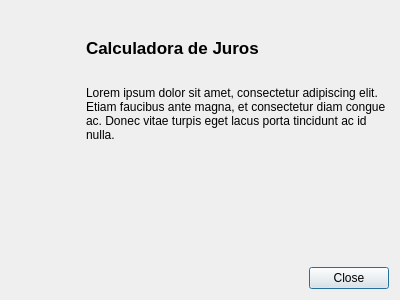
<?xml version="1.0" encoding="UTF-8"?>
<ui version="4.0">
 <class>AboutDialog</class>
 <widget class="QDialog" name="AboutDialog">
  <property name="geometry">
   <rect>
    <x>0</x>
    <y>0</y>
    <width>400</width>
    <height>300</height>
   </rect>
  </property>
  <property name="minimumSize">
   <size>
    <width>400</width>
    <height>300</height>
   </size>
  </property>
  <property name="maximumSize">
   <size>
    <width>400</width>
    <height>300</height>
   </size>
  </property>
  <property name="windowTitle">
   <string>Sobre</string>
  </property>
  <property name="modal">
   <bool>false</bool>
  </property>
  <layout class="QGridLayout" name="gridLayout_3">
   <item row="1" column="0">
    <widget class="QDialogButtonBox" name="buttonBox">
     <property name="orientation">
      <enum>Qt::Horizontal</enum>
     </property>
     <property name="standardButtons">
      <set>QDialogButtonBox::Close</set>
     </property>
    </widget>
   </item>
   <item row="0" column="0">
    <layout class="QGridLayout" name="gridLayout_2" rowstretch="1,0">
     <property name="leftMargin">
      <number>5</number>
     </property>
     <property name="topMargin">
      <number>5</number>
     </property>
     <item row="1" column="2">
      <widget class="QLabel" name="descricaoLabel_2">
       <property name="text">
        <string>Lorem ipsum dolor sit amet, consectetur adipiscing elit. Etiam faucibus ante magna, et consectetur diam congue ac. Donec vitae turpis eget lacus porta tincidunt ac id nulla.</string>
       </property>
       <property name="alignment">
        <set>Qt::AlignLeading|Qt::AlignLeft|Qt::AlignTop</set>
       </property>
       <property name="wordWrap">
        <bool>true</bool>
       </property>
      </widget>
     </item>
     <item row="0" column="1">
      <widget class="QLabel" name="iconeLabel_2">
       <property name="maximumSize">
        <size>
         <width>64</width>
         <height>64</height>
        </size>
       </property>
       <property name="text">
        <string/>
       </property>
       <property name="pixmap">
        <pixmap resource="resources.qrc">:/img/logo.png</pixmap>
       </property>
       <property name="scaledContents">
        <bool>true</bool>
       </property>
       <property name="alignment">
        <set>Qt::AlignLeading|Qt::AlignLeft|Qt::AlignTop</set>
       </property>
      </widget>
     </item>
     <item row="0" column="2">
      <widget class="QLabel" name="nomeLabel_2">
       <property name="font">
        <font>
         <pointsize>13</pointsize>
         <weight>75</weight>
         <bold>true</bold>
        </font>
       </property>
       <property name="text">
        <string>Calculadora de Juros</string>
       </property>
       <property name="wordWrap">
        <bool>false</bool>
       </property>
      </widget>
     </item>
    </layout>
   </item>
  </layout>
 </widget>
 <resources>
  <include location="resources.qrc"/>
 </resources>
 <connections>
  <connection>
   <sender>buttonBox</sender>
   <signal>rejected()</signal>
   <receiver>AboutDialog</receiver>
   <slot>reject()</slot>
   <hints>
    <hint type="sourcelabel">
     <x>199</x>
     <y>278</y>
    </hint>
    <hint type="destinationlabel">
     <x>199</x>
     <y>149</y>
    </hint>
   </hints>
  </connection>
 </connections>
</ui>
